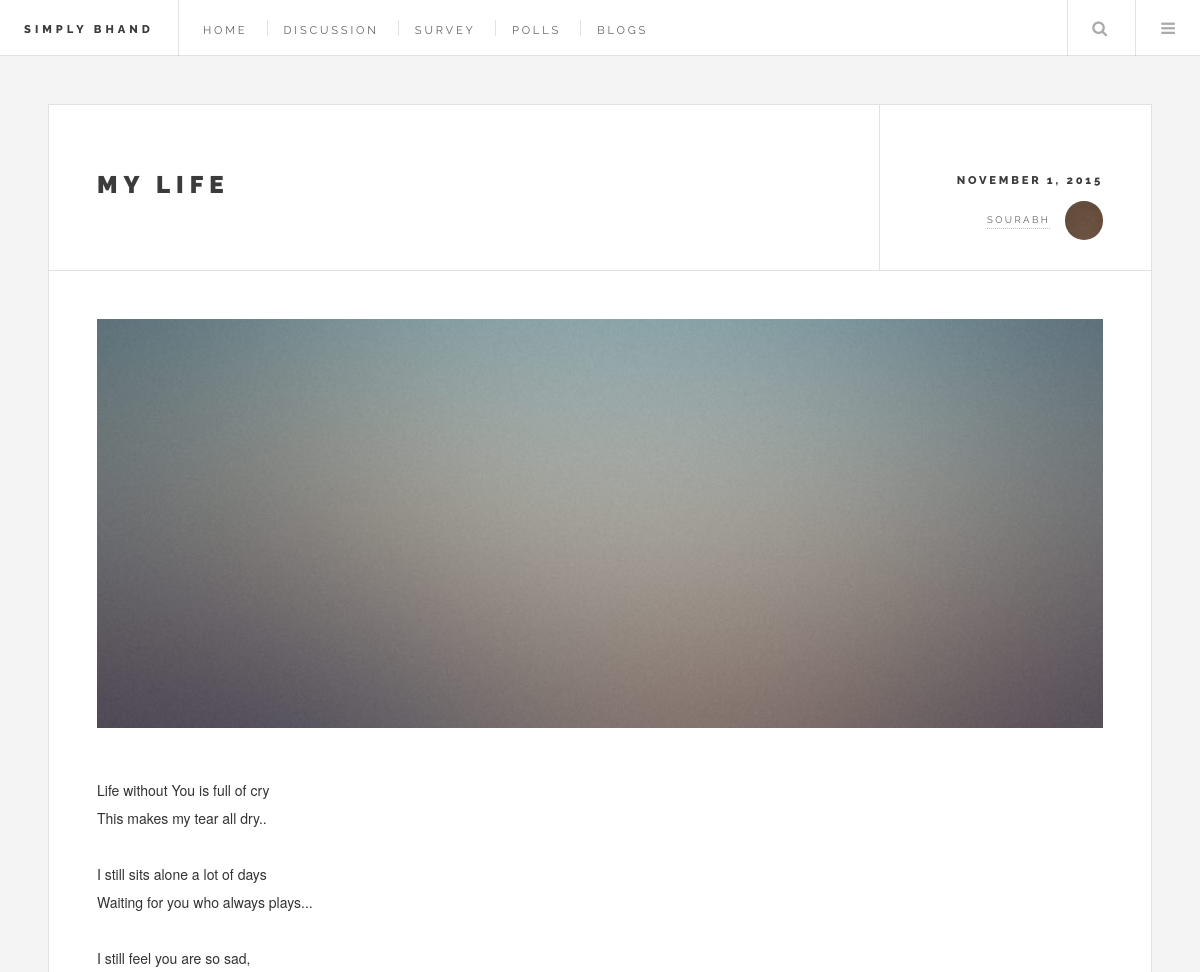
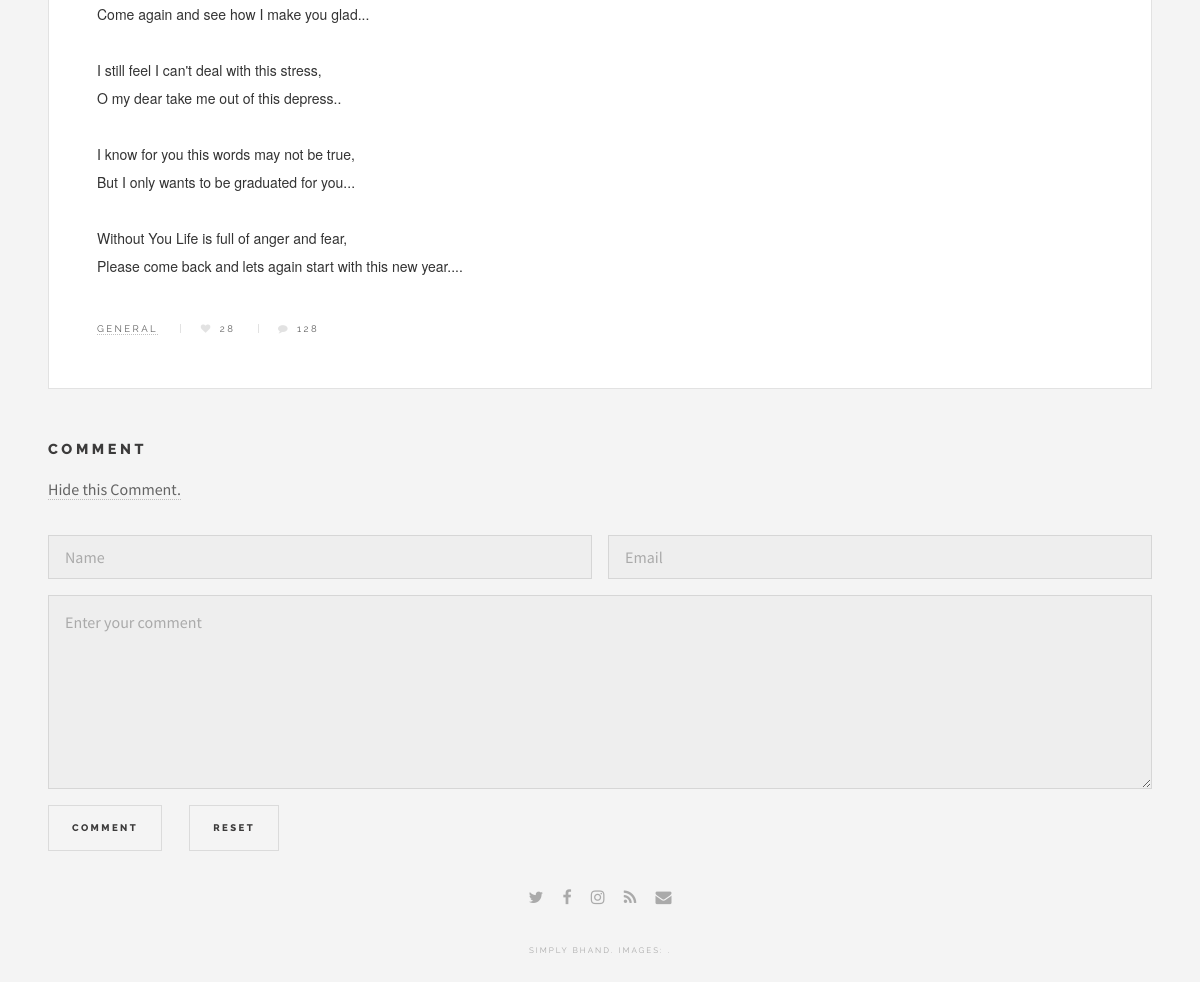
/blog/single_blog/single.php?id=1, run on the app's committed database (2 pictures, top to bottom).
### tables this page shows
CREATE TABLE IF NOT EXISTS `submit_work` (
  `id` int(1) NOT NULL,
  `title` varchar(100) NOT NULL,
  `name` text NOT NULL,
  `phone` varchar(20) NOT NULL,
  `email` text NOT NULL,
  `content` longtext NOT NULL,
  `category` text NOT NULL,
  `agreed` text NOT NULL
);

### blog/single_blog/single.php (the view, shortened to what this page needs)
<?php
include_once 'dbconnect.php';
$id = $_GET['id'];
$query = "SELECT * FROM submit_work WHERE id = $id";
$result = $MySQLi_CON->query($query);
$row = $result->fetch_assoc();
 ?>
<!DOCTYPE HTML>
<html>
	<head>
		<link rel="stylesheet" href="assets/css/main.css" />
	</head>
	<body class="single">
			<div id="wrapper">
					<header id="header">
						<h1><a href="#">Simply Bhand</a></h1>
						<nav class="links">
							<ul>
								<li><a href="#">Home</a></li>
								<li><a href="#">Discussion</a></li>
								<li><a href="#">Survey</a></li>
								<li><a href="#">Polls</a></li>
								<li><a href="#">Blogs</a></li>
							</ul>
						</nav>
						<nav class="main">
							<ul>
								<li class="search">
									<a class="fa-search" href="#search">Search</a>
								</li>
								<li class="menu">
									<a class="fa-bars" href="#menu">Menu</a>
								</li>
							</ul>
						</nav>
					</header>
					<div id="main">
							<article class="post">
								<header>
									<div class="title">
										<h2><a href="#"><?php echo $row['title']?></a></h2>
									</div>
									<div class="meta">
										<time class="published" datetime="2015-11-01">November 1, 2015</time>
										<a href="#" class="author"><span class="name"><?php echo $row['name'];?></span><img src="images/avatar.jpg" alt="" /></a>
									</div>
								</header>
								<span class="image featured"><img src="images/pic01.jpg" alt="" /></span>
								<p><?php echo $row['content']; ?> </p>
								<footer>
									<ul class="stats">
										<li><a href="#">General</a></li>
										<li><a href="#" class="icon fa-heart">28</a></li>
										<li><a href="#" class="icon fa-comment" id="example-show" class="showLink" onclick="showHide('example');return false;" >128</a></li>
									</ul>
								</footer>
							</article>
							<div id="example" class="more">
							<section>
									<h3>Comment</h3>
									<p><a href="#" id="example-hide" class="hideLink" onclick="showHide('example');return false;">Hide this Comment.</a></p>
									<form method="post" action="#">
										<div class="row uniform">
											<div class="6u 12u$(xsmall)">
												<input type="text" name="demo-name" id="demo-name" value="" placeholder="Name" />
											</div>
											<div class="6u$ 12u$(xsmall)">
												<input type="email" name="demo-email" id="demo-email" value="" placeholder="Email" />
											</div>
											<div class="12u$">
												<textarea name="demo-message" id="demo-message" placeholder="Enter your comment" rows="6"></textarea>
											</div>
											<div class="12u$">
												<ul class="actions">
													<li><input type="submit" value="Comment" /></li>
													<li><input type="reset" value="Reset" /></li>
												</ul>
											</div>
										</div>
									</form>
								</section>
								</div>
					</div>
					<section id="footer">
						<ul class="icons">
							<li><a href="#" class="fa-twitter"><span class="label">Twitter</span></a></li>
							<li><a href="#" class="fa-facebook"><span class="label">Facebook</span></a></li>
							<li><a href="#" class="fa-instagram"><span class="label">Instagram</span></a></li>
							<li><a href="#" class="fa-rss"><span class="label">RSS</span></a></li>
							<li><a href="#" class="fa-envelope"><span class="label">Email</span></a></li>
						</ul>
						<p class="copyright">Simply Bhand<a href="#"></a>. Images: <a href=""></a>.</p>
					</section>
			</div>
	</body>
</html>

### data on the page
submit_work: title "MY LIFE", name "SOURABH", content "Life without You is full of cry This makes my tear all dry.. I still sits alone a lot of days Waiting for you who always plays... I still feel you are so sad, Come again and see how I make you glad... I still feel I can't deal with this stress, O my dear take me out of this depress.. I know for you this words may not be true, But I only wants to be graduated for you... Without You Life is full of anger and fear, Please come back and lets again start with this new year...."
